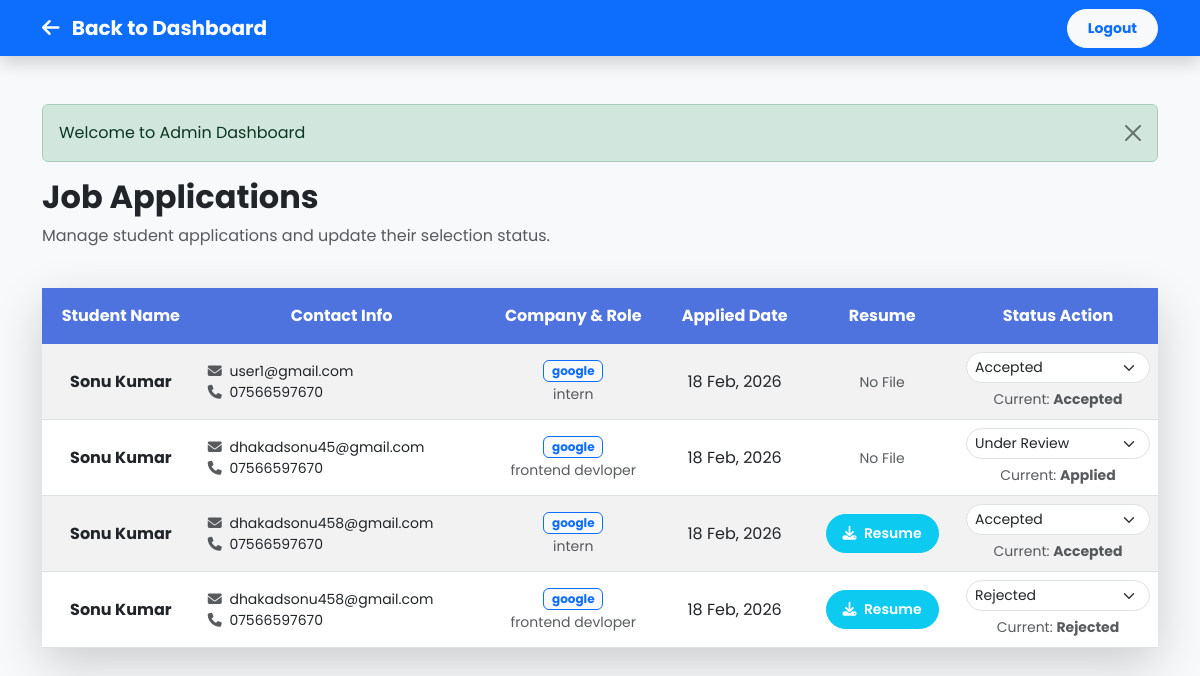
Page /admin/applications.php (signed in) on the committed database.
### tables this page shows
CREATE TABLE `job_applications` (
  `id` int(11) NOT NULL,
  `user_id` int(11) NOT NULL,
  `job_id` int(11) NOT NULL,
  `status` varchar(50) DEFAULT 'Applied',
  `applied_at` timestamp NOT NULL DEFAULT current_timestamp()
);

CREATE TABLE `users` (
  `id` int(11) NOT NULL,
  `name` varchar(191) NOT NULL,
  `email` varchar(191) NOT NULL,
  `password` varchar(191) NOT NULL,
  `phone` varchar(20) DEFAULT NULL,
  `course` varchar(50) DEFAULT NULL,
  `branch` varchar(50) DEFAULT NULL,
  `role_as` tinyint(4) DEFAULT 0,
  `created_at` timestamp NOT NULL DEFAULT current_timestamp(),
  `resume` varchar(191) NOT NULL
);

CREATE TABLE `jobs` (
  `id` int(11) NOT NULL,
  `company_name` varchar(191) NOT NULL,
  `job_title` varchar(191) NOT NULL,
  `description` text DEFAULT NULL,
  `eligibility_criteria` varchar(191) DEFAULT NULL,
  `salary_package` varchar(50) DEFAULT NULL,
  `last_date` date DEFAULT NULL,
  `created_at` timestamp NOT NULL DEFAULT current_timestamp()
);

### admin/applications.php (the view, shortened to what this page needs)
<?php
include('../config/dbcon.php');
?>
<!doctype html>
<html lang="en">
  <head>
    <link href="https://cdn.jsdelivr.net/npm/bootstrap@5.3.0/dist/css/bootstrap.min.css" rel="stylesheet">
    <link rel="stylesheet" href="https://cdnjs.cloudflare.com/ajax/libs/font-awesome/6.4.0/css/all.min.css">
    <link rel="stylesheet" href="https://cdnjs.cloudflare.com/ajax/libs/animate.css/4.1.1/animate.min.css"/>
    <link rel="stylesheet" href="../assets/css/custom.css">
  </head>
  <body class="bg-light">
    <nav class="navbar navbar-expand-lg navbar-dark bg-primary sticky-top shadow">
      <div class="container">
        <a class="navbar-brand fw-bold" href="index.php"><i class="fa fa-arrow-left me-2"></i> Back to Dashboard</a>
        <button class="btn btn-light btn-sm text-primary fw-bold ms-auto" onclick="window.location.href='../logout.php'">Logout</button>
      </div>
    </nav>
    <div class="container mt-5 mb-5">
        <?php if(isset($_SESSION['message'])) { ?>
            <div class="alert alert-success alert-dismissible fade show animate__animated animate__bounceIn">
                <?= $_SESSION['message']; ?>
                <button type="button" class="btn-close" data-bs-dismiss="alert"></button>
            </div>
        <?php unset($_SESSION['message']); } ?>
        <div class="row mb-4 animate__animated animate__fadeInLeft">
            <div class="col-md-12">
                <h2 class="fw-bold text-dark">Job Applications</h2>
                <p class="text-muted">Manage student applications and update their selection status.</p>
            </div>
        </div>
        <div class="card shadow-lg border-0 animate__animated animate__fadeInUp">
            <div class="card-body p-0">
                <div class="table-responsive">
                    <table class="table table-hover table-striped mb-0 align-middle">
                        <thead class="bg-dark text-white text-center">
                            <tr>
                                <th class="py-3">Student Name</th>
                                <th class="py-3">Contact Info</th>
                                <th class="py-3">Company & Role</th>
                                <th class="py-3">Applied Date</th>
                                <th class="py-3">Resume</th>
                                <th class="py-3" style="width: 200px;">Status Action</th>
                            </tr>
                        </thead>
                        <tbody>
                            <?php
                            $query = "SELECT a.id as app_id, u.name, u.email, u.phone, u.resume, j.company_name, j.job_title, a.applied_at, a.status
                                      FROM job_applications a
                                      JOIN users u ON a.user_id = u.id
                                      JOIN jobs j ON a.job_id = j.id
                                      ORDER BY a.applied_at DESC";
                            $query_run = mysqli_query($con, $query);
                            if(mysqli_num_rows($query_run) > 0)
                            {
                                foreach($query_run as $row)
                                {
                                    ?>
                                    <tr class="text-center">
                                        <td class="fw-bold"><?= $row['name']; ?></td>
                                        <td class="small text-start">
                                            <i class="fa fa-envelope text-muted me-1"></i> <?= $row['email']; ?><br>
                                            <i class="fa fa-phone text-muted me-1"></i> <?= $row['phone']; ?>
                                        </td>
                                        <td>
                                            <span class="badge bg-light text-primary border border-primary">
                                                <?= $row['company_name']; ?>
                                            </span><br>
                                            <small class="text-muted"><?= $row['job_title']; ?></small>
                                        </td>
                                        <td><?= date('d M, Y', strtotime($row['applied_at'])); ?></td>
                                        <td>
                                            <?php if($row['resume'] != "") { ?>
                                                <a href="../uploads/resumes/<?= $row['resume']; ?>" target="_blank" class="btn btn-info btn-sm rounded-pill text-white px-3">
                                                    <i class="fa fa-download me-1"></i> Resume
                                                </a>
                                            <?php } else { ?>
                                                <span class="text-muted small">No File</span>
                                            <?php } ?>
                                        </td>
                                        <td>
                                            <form action="code.php" method="POST">
                                                <select name="update_status" class="form-select form-select-sm mb-1 rounded-pill" onchange="this.form.submit()">
                                                    <option value="Under Review" <?= $row['status'] == 'Under Review' ? 'selected':'' ?>>Under Review</option>
                                                    <option value="Accepted" <?= $row['status'] == 'Accepted' ? 'selected':'' ?>>Accepted</option>
                                                    <option value="Rejected" <?= $row['status'] == 'Rejected' ? 'selected':'' ?>>Rejected</option>
                                                </select>
                                            </form>
                                            <small class="text-muted">Current: <b><?= $row['status']; ?></b></small>
                                        </td>
                                    </tr>
                                    <?php
                                }
                            }
                            else
                            {
                                echo "<tr><td colspan='6' class='text-center py-5 text-muted'>No Applications Found yet.</td></tr>";
                            }
                            ?>
                        </tbody>
                    </table>
                </div>
            </div>
        </div>
    </div>
  </body>
</html>

### assets/css/custom.css (style rules this page uses)
:root { --primary-color: #4e73df; --secondary-color: #858796; --success-color: #1cc88a; --dark-bg: #f8f9fc; --sidebar-bg: #4e73df; --card-shadow: 0 0.15rem 1.75rem 0 rgba(58, 59, 69, 0.15); }
body { font-family: 'Poppins', sans-serif; background-color: var(--dark-bg); overflow-x: hidden; }
.card { border: none; border-radius: 15px; box-shadow: var(--card-shadow); transition: all 0.3s ease-in-out; background: white; }
.btn { border-radius: 50px; padding: 8px 20px; font-weight: 600; transition: 0.3s; }
.table thead th { background-color: #4e73df; color: white; border: none; }

### rows in the picture
job_applications: user.name "Sonu Kumar", user.email "user1@gmail.com", user.phone "07566597670", job.company_name "google", job.job_title "intern", applied_at "18 Feb, 2026", shows "No File", update_status "Accepted", status "Accepted"
job_applications: user.name "Sonu Kumar", user.email "dhakadsonu45@gmail.com", user.phone "07566597670", job.company_name "google", job.job_title "frontend devloper", applied_at "18 Feb, 2026", shows "No File", status "Applied"
job_applications: user.name "Sonu Kumar", user.email "dhakadsonu458@gmail.com", user.phone "07566597670", job.company_name "google", job.job_title "intern", applied_at "18 Feb, 2026", update_status "Accepted", status "Accepted"
job_applications: user.name "Sonu Kumar", user.email "dhakadsonu458@gmail.com", user.phone "07566597670", job.company_name "google", job.job_title "frontend devloper", applied_at "18 Feb, 2026", update_status "Rejected", status "Rejected"

### other values in the picture
$_SESSION['message'] "Welcome to Admin Dashboard"
